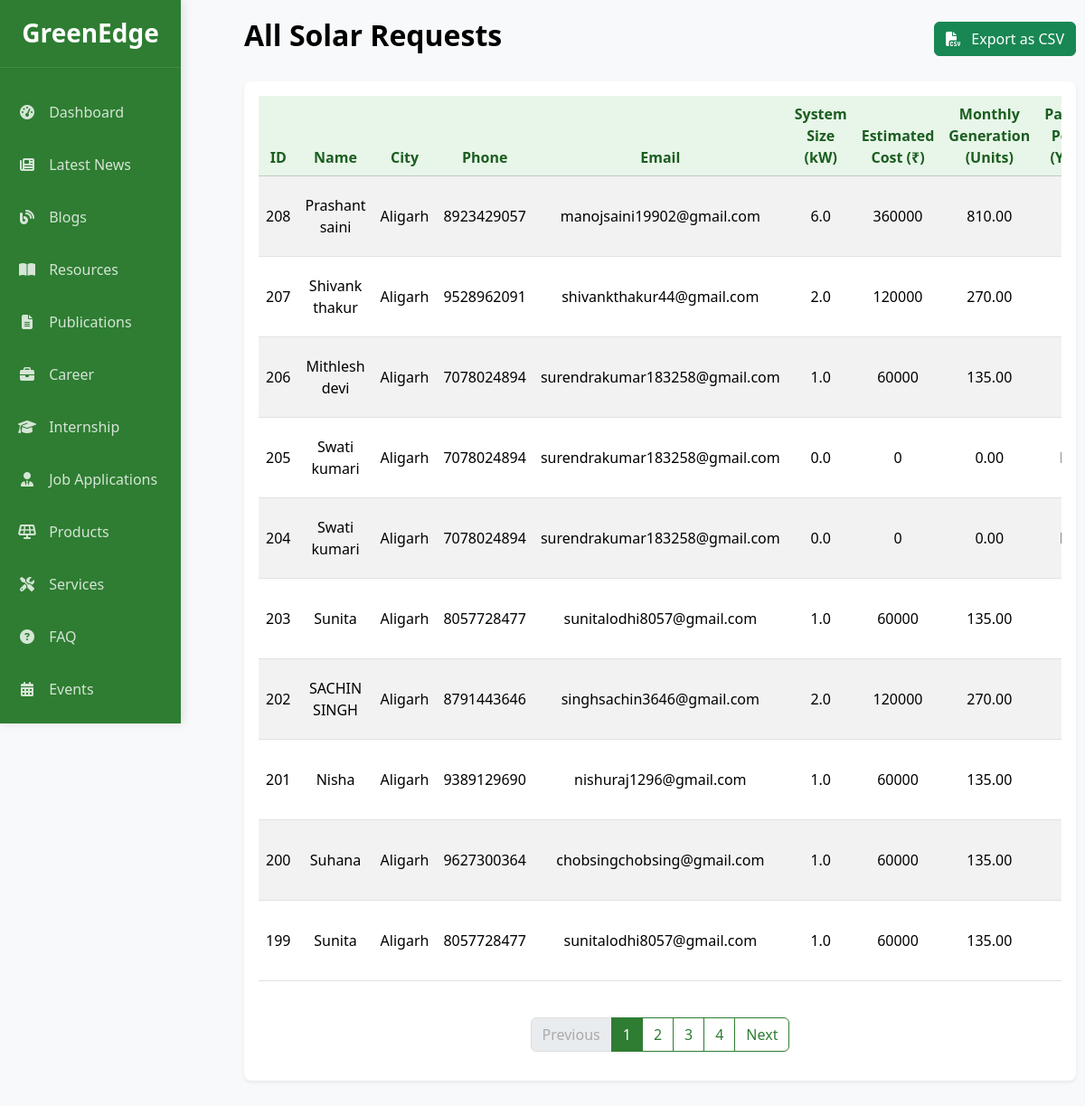
The page /admin/solar_requests.php (signed in) on the database its author committed.
### tables this page shows
CREATE TABLE `solar_requests` (
  `id` int(11) NOT NULL,
  `name` varchar(100) NOT NULL,
  `city` varchar(100) NOT NULL,
  `phone` varchar(20) NOT NULL,
  `email` varchar(150) NOT NULL,
  `system_size` varchar(50) DEFAULT NULL,
  `estimated_cost` varchar(50) DEFAULT NULL,
  `monthly_generation` varchar(50) DEFAULT NULL,
  `payback_period` varchar(50) DEFAULT NULL,
  `annual_savings` varchar(50) DEFAULT NULL,
  `category` varchar(50) NOT NULL DEFAULT 'residential',
  `area_required` decimal(10,2) NOT NULL DEFAULT 0.00,
  `unit_cost` decimal(10,2) NOT NULL DEFAULT 0.00,
  `created_at` timestamp NULL DEFAULT current_timestamp()
);

### admin/solar_requests.php (the view, shortened to what this page needs)
<?php
include('../db.php');
$limit = 10;
$page = isset($_GET['page']) ? (int)$_GET['page'] : 1;
$offset = ($page - 1) * $limit;
$totalQuery = $conn->query("SELECT COUNT(*) as total FROM solar_requests");
$totalRow = $totalQuery->fetch_assoc();
$totalRecords = $totalRow['total'];
$totalPages = ceil($totalRecords / $limit);
$sql = "SELECT * FROM solar_requests
        ORDER BY created_at DESC
        LIMIT $limit OFFSET $offset";
$result = $conn->query($sql);
?>
<!DOCTYPE html>
<html lang="en">
<head>
    <link href="https://cdn.jsdelivr.net/npm/bootstrap@5.3.3/dist/css/bootstrap.min.css" rel="stylesheet">
    <link rel="stylesheet" href="https://cdnjs.cloudflare.com/ajax/libs/font-awesome/6.4.0/css/all.min.css">
</head>
<body class="bg-light">
    <div class="d-flex">
        <div class="sidebar">
            <?php include('sidebar.php') ?>
        </div>
        <div class="main-content">
            <div class="flex-grow-1">
                <div class="d-flex justify-content-between align-items-center mb-4">
                    <h2 class="text-black fw-bold">All Solar Requests</h2>
                    <a href="solar_requests.php?export=csv"
                       class="btn btn-success">
                       <i class="fas fa-file-csv me-2"></i> Export as CSV
                    </a>
                </div>
                <div class="card shadow-sm">
                    <div class="card-body">
                        <div class="table-responsive">
                            <table class="table table-striped align-middle text-center">
                                <thead class="table-light">
                                    <tr>
                                        <th>ID</th>
                                        <th>Name</th>
                                        <th>City</th>
                                        <th>Phone</th>
                                        <th>Email</th>
                                        <th>System Size (kW)</th>
                                        <th>Estimated Cost (₹)</th>
                                        <th>Monthly Generation (Units)</th>
                                        <th>Payback Period (Years)</th>
                                    </tr>
                                </thead>
                                <tbody>
                                    <?php if ($result->num_rows > 0): ?>
                                        <?php while ($row = $result->fetch_assoc()): ?>
                                            <tr>
                                                <td><?= $row['id']; ?></td>
                                                <td><?= htmlspecialchars($row['name']); ?></td>
                                                <td><?= htmlspecialchars($row['city']); ?></td>
                                                <td><?= htmlspecialchars($row['phone']); ?></td>
                                                <td><?= htmlspecialchars($row['email']); ?></td>
                                                <td><?= htmlspecialchars($row['system_size']); ?></td>
                                                <td><?= htmlspecialchars($row['estimated_cost']); ?></td>
                                                <td><?= htmlspecialchars($row['monthly_generation']); ?></td>
                                                <td><?= htmlspecialchars($row['payback_period']); ?></td>
                                            </tr>
                                        <?php endwhile; ?>
                                    <?php else: ?>
                                        <tr>
                                            <td colspan="11" class="text-muted text-center py-4">No solar requests found.</td>
                                        </tr>
                                    <?php endif; ?>
                                </tbody>
                            </table>
                        </div>
                        <?php if ($totalPages > 1): ?>
                        <nav>
                          <ul class="pagination justify-content-center mt-4">
                            <li class="page-item <?= ($page <= 1) ? 'disabled' : '' ?>">
                              <a class="page-link" href="?page=<?= $page - 1 ?>">Previous</a>
                            </li>
                            <?php for ($i = 1; $i <= $totalPages; $i++): ?>
                              <li class="page-item <?= ($page == $i) ? 'active' : '' ?>">
                                <a class="page-link" href="?page=<?= $i ?>"><?= $i ?></a>
                              </li>
                            <?php endfor; ?>
                            <li class="page-item <?= ($page >= $totalPages) ? 'disabled' : '' ?>">
                              <a class="page-link" href="?page=<?= $page + 1 ?>">Next</a>
                            </li>
                          </ul>
                        </nav>
                        <?php endif; ?>
                    </div>
                </div>
            </div>
        </div>
    </div>
</body>
</html>

### admin/solar_requests.php (style rules this page uses)
* { margin: 0; padding: 0; }
body { min-height: 100vh; }
.sidebar { min-height: 100vh; flex: 0 0 20%; max-width: 20%; background-color: #198754; color: #fff; padding-top: 0 !important; }
.main-content { flex: 0 0 80%; max-width: 80%; }
.pagination .page-link { color: #2E7D32; border-color: #2E7D32; }
.pagination .page-item.active .page-link { background-color: #2E7D32; border-color: #2E7D32; color: #fff; }
.pagination .page-item.disabled .page-link { color: #aaa; border-color: #ddd; }

### admin/sidebar.php (style rules this page uses)
:root { --primary-color: #2e7d32; --secondary-color: #4caf50; --light-color: #e8f5e9; --dark-color: #1b5e20; }
body { font-family: 'Segoe UI', Tahoma, Geneva, Verdana, sans-serif; background-color: #f5f5f5; }
.sidebar { background-color: var(--primary-color); color: white; height: 100vh; position: fixed; padding-top: 20px; box-shadow: 3px 0 10px rgba(0, 0, 0, 0.1); overflow-y: auto; }
.sidebar { scrollbar-width: none; }
.sidebar { -ms-overflow-style: none; }
.main-content { margin-left: 250px; padding: 20px; }
.card { border-radius: 8px; box-shadow: 0 2px 5px rgba(0, 0, 0, 0.1); margin-bottom: 20px; border: none; }
.table th { background-color: var(--light-color); color: var(--dark-color); }

### rows shown on the page
solar_requests: id "208", name "Prashant saini", city "Aligarh", phone "8923429057", email "manojsaini19902@gmail.com", system_size "6.0", estimated_cost "360000", monthly_generation "810.00"
solar_requests: id "207", name "Shivank thakur", city "Aligarh", phone "9528962091", email "shivankthakur44@gmail.com", system_size "2.0", estimated_cost "120000", monthly_generation "270.00"
solar_requests: id "206", name "Mithlesh devi", city "Aligarh", phone "7078024894", email "surendrakumar183258@gmail.com", system_size "1.0", estimated_cost "60000", monthly_generation "135.00"
solar_requests: id "205", name "Swati kumari", city "Aligarh", phone "7078024894", email "surendrakumar183258@gmail.com", system_size "0.0", estimated_cost "0", monthly_generation "0.00"
solar_requests: id "204", name "Swati kumari", city "Aligarh", phone "7078024894", email "surendrakumar183258@gmail.com", system_size "0.0", estimated_cost "0", monthly_generation "0.00"
solar_requests: id "203", name "Sunita", city "Aligarh", phone "8057728477", email "sunitalodhi8057@gmail.com", system_size "1.0", estimated_cost "60000", monthly_generation "135.00"
solar_requests: id "202", name "SACHIN SINGH", city "Aligarh", phone "8791443646", email "singhsachin3646@gmail.com", system_size "2.0", estimated_cost "120000", monthly_generation "270.00"
solar_requests: id "201", name "Nisha", city "Aligarh", phone "9389129690", email "nishuraj1296@gmail.com", system_size "1.0", estimated_cost "60000", monthly_generation "135.00"
solar_requests: id "200", name "Suhana", city "Aligarh", phone "9627300364", email "chobsingchobsing@gmail.com", system_size "1.0", estimated_cost "60000", monthly_generation "135.00"
solar_requests: id "199", name "Sunita", city "Aligarh", phone "8057728477", email "sunitalodhi8057@gmail.com", system_size "1.0", estimated_cost "60000", monthly_generation "135.00"
